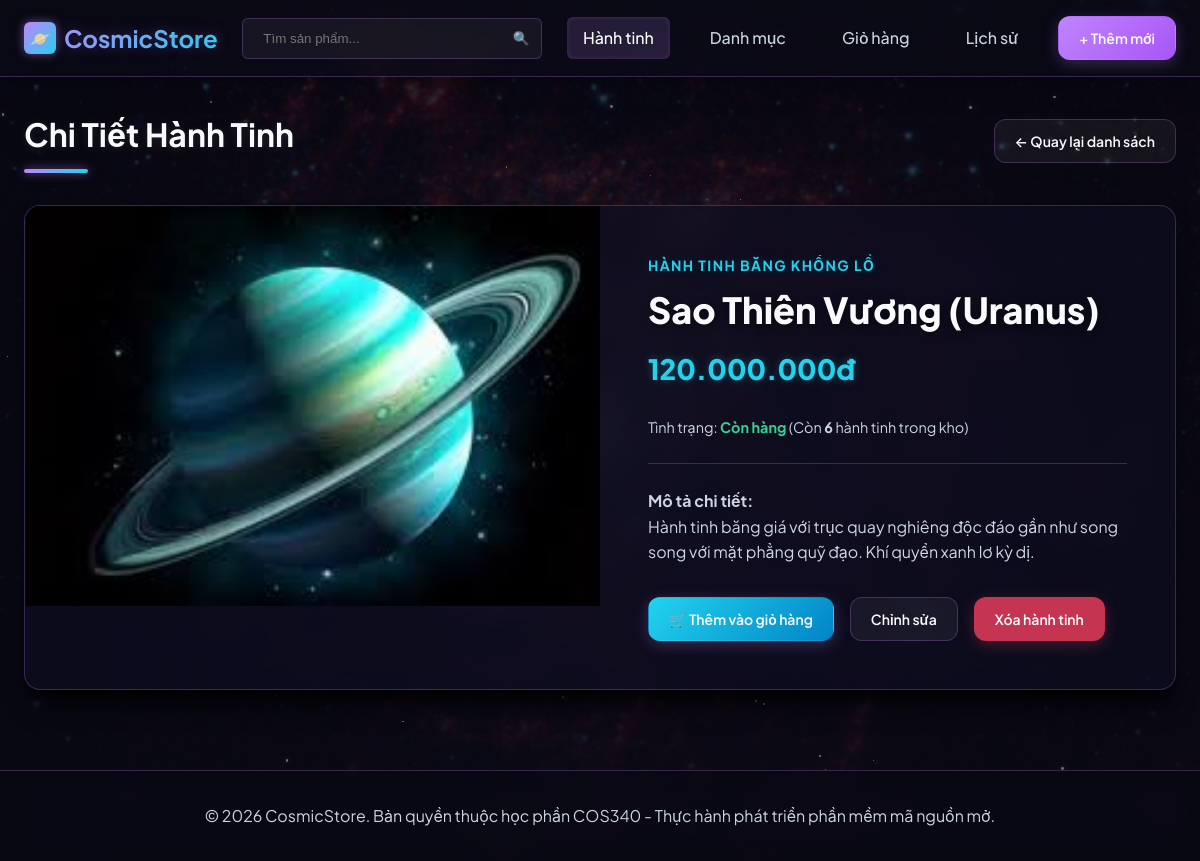
The app's page /product/show/5 with its own data.
### tables this page shows
CREATE TABLE IF NOT EXISTS `products` (
  `id` INT AUTO_INCREMENT PRIMARY KEY,
  `name` VARCHAR(255) NOT NULL,
  `description` TEXT NULL,
  `price` DECIMAL(12,2) NOT NULL,
  `image` VARCHAR(255) NULL,
  `category_id` INT NOT NULL,
  `stock_quantity` INT NOT NULL DEFAULT 10,
  FOREIGN KEY (`category_id`) REFERENCES `categories`(`id`) ON DELETE CASCADE
);

CREATE TABLE IF NOT EXISTS `categories` (
  `id` INT AUTO_INCREMENT PRIMARY KEY,
  `name` VARCHAR(255) NOT NULL,
  `description` TEXT NULL
);

### app/controllers/ProductController.php (called while the page is built, shortened)
<?php
class ProductController {
    private $productModel;
    public function __construct() {
        $this->productModel = new ProductModel();
    }
    public function show($id) {
        $product = $this->productModel->getById($id);
        require_once __DIR__ . '/../views/share/header.php';
        require_once __DIR__ . '/../views/product/show.php';
        require_once __DIR__ . '/../views/share/footer.php';
    }
}

### app/models/ProductModel.php (called while the page is built, shortened)
<?php
class ProductModel {
    private $db;
    public function __construct() {
        $this->db = Database::getConnection();
    }
    public function getById($id) {
        $query = "SELECT p.*, c.name AS category_name
                  FROM products p
                  JOIN categories c ON p.category_id = c.id
                  WHERE p.id = :id LIMIT 0,1";
        $stmt = $this->db->prepare($query);
        $stmt->bindParam(':id', $id, PDO::PARAM_INT);
        $stmt->execute();
        return $stmt->fetch();
    }
}

### app/database/Database.php (called while the page is built, shortened)
<?php
class Database {
    private static $conn = null;
    public static function getConnection() {
        if (self::$conn === null) {
            $db = new self();
            try {
                self::$conn = new PDO(
                    "mysql:host=" . $db->host . ";dbname=" . $db->db_name . ";charset=utf8mb4",
                    $db->username,
                    $db->password
                );
                self::$conn->exec("SET NAMES utf8mb4");
                self::$conn->setAttribute(PDO::ATTR_ERRMODE, PDO::ERRMODE_EXCEPTION);
                self::$conn->setAttribute(PDO::ATTR_DEFAULT_FETCH_MODE, PDO::FETCH_ASSOC);
            } catch (PDOException $exception) {
                die("Lỗi kết nối cơ sở dữ liệu: " . $exception->getMessage());
            }
        }
        return self::$conn;
    }
}

### app/views/product/show.php (the view)
<div class="page-header">
    <h1 class="page-title">Chi Tiết Hành Tinh</h1>
    <a href="<?php echo BASE_PATH; ?>/product" class="btn btn-secondary">&larr; Quay lại danh sách</a>
</div>
<?php
    $imagePath = BASE_PATH . '/public/uploads/' . $product['image'];
    $hasImage = !empty($product['image']) && file_exists(__DIR__ . '/../../../public/uploads/' . $product['image']);
    $gradientClass = 'placeholder-img-default';
    if ($product['category_id'] == 1) {
        $gradientClass = 'placeholder-img-1';
    } elseif ($product['category_id'] == 2) {
        $gradientClass = 'placeholder-img-2';
    } elseif ($product['category_id'] == 3) {
        $gradientClass = 'placeholder-img-3';
    }
?>
<div class="product-detail-card">
    <div class="detail-img-container">
        <?php if ($hasImage): ?>
            <img src="<?php echo $imagePath; ?>" alt="<?php echo htmlspecialchars($product['name']); ?>" style="width:100%; height:100%; object-fit:cover;">
        <?php else: ?>
            <div class="detail-img-placeholder <?php echo $gradientClass; ?>">
                <span><?php echo htmlspecialchars($product['name']); ?></span>
            </div>
        <?php endif; ?>
    </div>
    <div class="detail-info">
        <span class="detail-category"><?php echo htmlspecialchars($product['category_name']); ?></span>
        <h2 class="detail-title"><?php echo htmlspecialchars($product['name']); ?></h2>
        <div class="detail-price"><?php echo number_format($product['price'], 0, ',', '.'); ?>đ</div>
        <div style="font-size: 0.9rem; color: var(--text-secondary); margin-bottom: 1.5rem;">
            Tình trạng:
            <?php if ($product['stock_quantity'] > 0): ?>
                <span style="color: var(--success); font-weight: 700;">Còn hàng</span> (Còn <strong><?php echo $product['stock_quantity']; ?></strong> hành tinh trong kho)
            <?php else: ?>
                <span style="color: var(--danger); font-weight: 700;">🚫 Hết hàng</span>
            <?php endif; ?>
        </div>
        <p class="detail-desc">
            <strong>Mô tả chi tiết:</strong><br>
            <?php echo nl2br(htmlspecialchars($product['description'])); ?>
        </p>
        <div class="detail-actions">
            <?php if ($product['stock_quantity'] > 0): ?>
                <a href="<?php echo BASE_PATH; ?>/cart/add/<?php echo $product['id']; ?>" class="btn btn-primary" style="background: linear-gradient(135deg, var(--secondary) 0%, #0284c7 100%);">🛒 Thêm vào giỏ hàng</a>
            <?php else: ?>
                <button class="btn btn-secondary" style="cursor: not-allowed;" disabled>🚫 Đã hết hàng</button>
            <?php endif; ?>
            <a href="<?php echo BASE_PATH; ?>/product/edit/<?php echo $product['id']; ?>" class="btn btn-secondary">Chỉnh sửa</a>
            <a href="<?php echo BASE_PATH; ?>/product/delete/<?php echo $product['id']; ?>" class="btn btn-danger" onclick="return confirm('Bạn có chắc chắn muốn xóa hành tinh này không?');">Xóa hành tinh</a>
        </div>
    </div>
</div>

### public/css/style.css (style rules this page uses)
:root { --primary: #c084fc; --primary-hover: #e9d5ff; --primary-light: rgba(192, 132, 252, 0.15); --secondary: #22d3ee; --background: #090915; --surface: rgba(15, 15, 35, 0.65); --text-primary: #f8fafc; --text-secondary: #cbd5e1; --text-muted: #64748b; --border: rgba(192, 132, 252, 0.25); --border-hover: rgba(34, 211, 238, 0.5); --success: #34d399; --danger: #fb7185; --warning: #fbbf24; --shadow-sm: 0 1px 2px 0 rgba(0, 0, 0, 0.6); --shadow: 0 4px 6px -1px rgba(0, 0, 0, 0.6), 0 2px 4px -2px rgba(0, 0, 0, 0.6); --shadow-lg: 0 10px 15px -3px rgba(0, 0, 0, 0.7), 0 4px 6px -4px rgba(0, 0, 0, 0.7); --shadow-xl: 0 20px 25px -5px rgba(0, 0, 0, 0.8), 0 8px 10px -6px rgba(0, 0, 0, 0.8); --radius-sm: 0.375rem; --radius: 0.75rem; --radius-lg: 1rem; --transition: all 0.3s cubic-bezier(0.4, 0, 0.2, 1); }
* { margin: 0; padding: 0; box-sizing: border-box; }
body { font-family: 'Plus Jakarta Sans', -apple-system, BlinkMacSystemFont, "Segoe UI", Roboto, sans-serif; background-image: linear-gradient(rgba(9, 9, 21, 0.82), rgba(9, 9, 21, 0.94)), url('../bg_space.jpg'); background-size: cover; background-position: center; background-attachment: fixed; color: var(--text-primary); line-height: 1.6; min-height: 100vh; display: flex; flex-direction: column; }
a { color: inherit; text-decoration: none; transition: var(--transition); }
.btn { display: inline-flex; align-items: center; justify-content: center; gap: 0.5rem; font-weight: 600; padding: 0.625rem 1.25rem; border-radius: var(--radius); border: 1px solid transparent; cursor: pointer; transition: var(--transition); font-size: 0.875rem; }
.btn-primary { background: linear-gradient(135deg, var(--primary) 0%, #a855f7 100%); color: white; box-shadow: 0 4px 15px rgba(192, 132, 252, 0.25); }
.btn-secondary { background-color: rgba(255, 255, 255, 0.05); border-color: var(--border); color: var(--text-primary); }
.btn-danger { background-color: rgba(244, 63, 94, 0.8); color: white; box-shadow: 0 4px 15px rgba(244, 63, 94, 0.25); }
.page-header { display: flex; justify-content: space-between; align-items: center; margin-bottom: 2rem; }
.page-title { font-size: 2rem; font-weight: 700; color: var(--text-primary); position: relative; text-shadow: 0 2px 10px rgba(255, 255, 255, 0.1); }
.page-title::after { content: ''; display: block; width: 4rem; height: 4px; background: linear-gradient(90deg, var(--primary), var(--secondary)); border-radius: 2px; margin-top: 0.5rem; box-shadow: 0 0 10px rgba(192, 132, 252, 0.6); }
.product-detail-card { background-color: var(--surface); backdrop-filter: blur(12px); -webkit-backdrop-filter: blur(12px); border-radius: var(--radius-lg); border: 1px solid var(--border); box-shadow: var(--shadow-xl); overflow: hidden; display: grid; grid-template-columns: 1fr 1fr; margin-bottom: 3rem; }
.detail-img-container { height: 400px; display: flex; align-items: center; justify-content: center; background: linear-gradient(135deg, #121226 0%, #070712 100%); }
.detail-info { padding: 3rem; display: flex; flex-direction: column; justify-content: center; }
.detail-category { font-size: 0.875rem; font-weight: 700; color: var(--secondary); text-transform: uppercase; letter-spacing: 0.1em; margin-bottom: 0.75rem; text-shadow: 0 0 8px rgba(34, 211, 238, 0.2); }
.detail-title { font-size: 2.25rem; font-weight: 800; line-height: 1.2; margin-bottom: 1rem; text-shadow: 0 2px 8px rgba(0,0,0,0.5); }
.detail-price { font-size: 1.75rem; font-weight: 800; color: var(--secondary); margin-bottom: 1.5rem; text-shadow: 0 0 10px rgba(34, 211, 238, 0.3); }
.detail-desc { color: var(--text-secondary); margin-bottom: 2rem; font-size: 1rem; border-top: 1px solid var(--border); padding-top: 1.5rem; }
.detail-actions { display: flex; gap: 1rem; }
html { scroll-behavior: smooth; }

### records on screen
products: image (picture), category.name "HÀNH TINH BĂNG KHỔNG LỒ", name "Sao Thiên Vương (Uranus)", price "120.000.000", stock_quantity "6", description "Hành tinh băng giá với trục quay nghiêng độc đáo gần như song song với mặt phẳng quỹ đạo. Khí quyển xanh lơ kỳ dị."
